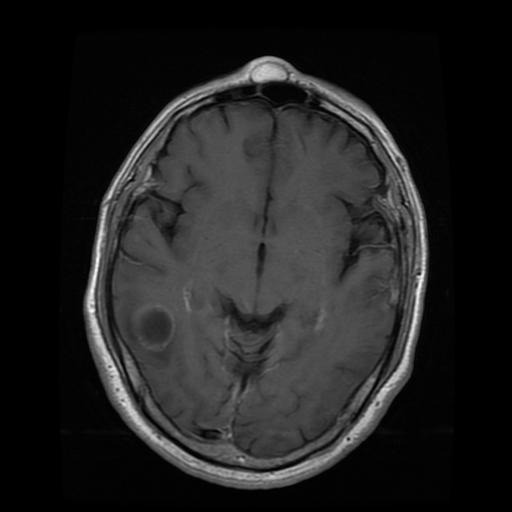
#> input picture Brain tumor Datasets/Training/glioma_tumor/gg (13).jpg, 512 x 512 px, found by its file name; its folder holds only this picture in this run
$ jupyter execute --allow-errors Brain_Tumour_Training.ipynb   (shell and % lines are left out)
#> lines starting #> are read from the running program, lines starting #| are printed output that depends on the picture; after the words box and inside, x2 and y2 are one past the last pixel; in counts of white or black regions, pixels touching at a corner belong together
[cell 1]
from google.colab import drive
drive.mount('/content/drive')

import os

DRIVE_PATH       = '/content/drive/MyDrive/BrainMahima'
CHECKPOINT_PATH  = f'{DRIVE_PATH}/best_model.h5'
CROP_TRAIN_PATH  = f'{DRIVE_PATH}/Crop-Brain-MRI'
CROP_TEST_PATH   = f'{DRIVE_PATH}/Test-Brain-MRI'

os.makedirs(DRIVE_PATH, exist_ok=True)
print("✓ Drive Ready")

[cell 2]

import os, glob, random, shutil
from tqdm import tqdm
import numpy as np
import matplotlib.pyplot as plt
import cv2, imutils
import tensorflow as tf

from tensorflow.keras.layers import Dense, Dropout, GlobalAveragePooling2D, BatchNormalization
from tensorflow.keras.models import Model
from tensorflow.keras.applications import EfficientNetB3
from tensorflow.keras.applications.efficientnet import preprocess_input
from tensorflow.keras.optimizers import Adam
from tensorflow.keras.callbacks import ModelCheckpoint, EarlyStopping, ReduceLROnPlateau
from tensorflow.keras import mixed_precision
from sklearn.utils.class_weight import compute_class_weight
from sklearn.metrics import classification_report, confusion_matrix

mixed_precision.set_global_policy('mixed_float16')
#> (this line was passed over: tensorflow is not available in this run)

print("✓ TensorFlow:", tf.__version__)

[cell 3]
from google.colab import files

files.upload()
#> the answer given: gg (13).jpg

[cell 4]
train_dir = "/content/data/Training/"
test_dir  = "/content/data/Testing/"

classes = sorted(os.listdir(train_dir))
print(classes)

[cell 5]
def crop_image(image):
    try:
        gray = cv2.cvtColor(image, cv2.COLOR_BGR2GRAY)
        gray = cv2.GaussianBlur(gray, (5,5), 0)

        thresh = cv2.threshold(gray, 45, 255, cv2.THRESH_BINARY)[1]
        thresh = cv2.erode(thresh, None, iterations=2)
        thresh = cv2.dilate(thresh, None, iterations=2)

        contours = cv2.findContours(thresh.copy(), cv2.RETR_EXTERNAL, cv2.CHAIN_APPROX_SIMPLE)
        contours = imutils.grab_contours(contours)

        if not contours:
            return image   # ✅ fallback (IMPORTANT)

        c = max(contours, key=cv2.contourArea)

        extLeft  = tuple(c[c[:, :, 0].argmin()][0])
        extRight = tuple(c[c[:, :, 0].argmax()][0])
        extTop   = tuple(c[c[:, :, 1].argmin()][0])
        extBot   = tuple(c[c[:, :, 1].argmax()][0])

        new_image = image[extTop[1]:extBot[1], extLeft[0]:extRight[0]]

        if new_image.size == 0:
            return image  # fallback

        return new_image
    except:
        return image

[cell 6]
def process_data(src, dst):
    os.makedirs(dst, exist_ok=True)

    for cls in classes:
        src_cls = os.path.join(src, cls)
        dst_cls = os.path.join(dst, cls)
        os.makedirs(dst_cls, exist_ok=True)

        for i, file in enumerate(os.listdir(src_cls)):
            img = cv2.imread(os.path.join(src_cls, file))
            if img is None:
                continue

            cropped = crop_image(img)
            resized = cv2.resize(cropped, (240,240))
            cv2.imwrite(os.path.join(dst_cls, f"{i}.jpg"), resized)

process_data(train_dir, CROP_TRAIN_PATH)
#> in process_data, img is the input picture: shape (512, 512, 3); min 0, max 252, mean 33.4
#> in crop_image, `thresh = cv2.threshold(gray, 45, 255, cv2.THRESH_BINARY)[1]`:
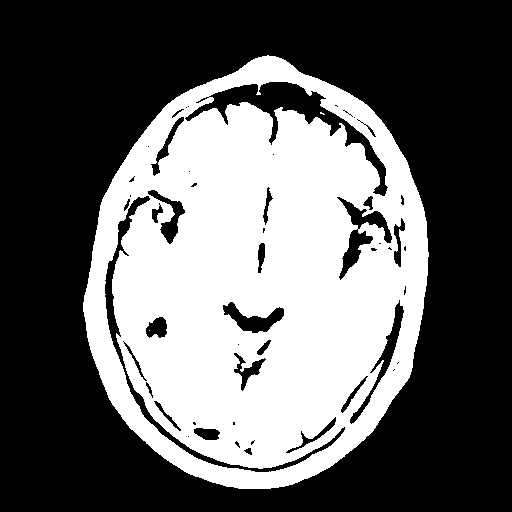
#> thresh: shape (512, 512); 38.5% white; 3 white regions (2 under 20 px), largest, box (x1, y1, x2, y2) and area: (83, 55, 429, 489) 100929
#> in crop_image, `thresh = cv2.erode(thresh, None, iterations=2)`:
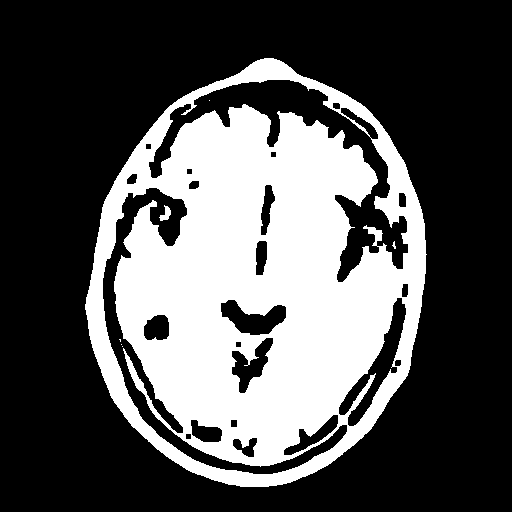
#> thresh: shape (512, 512); 32.8% white; 7 white regions (5 under 20 px), largest, box (x1, y1, x2, y2) and area: (85, 58, 427, 487) 85913, (159, 205, 171, 221) 98
#> in crop_image, `thresh = cv2.dilate(thresh, None, iterations=2)`:
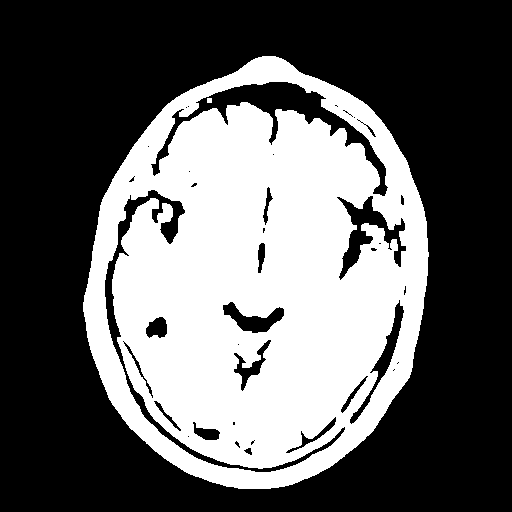
#> thresh: shape (512, 512); 38.3% white; 2 white regions
#> in crop_image, `contours = cv2.findContours(thresh.copy(), cv2.RETR_EXTERNAL, cv2.CHAI..`: contours = 1 contour; box (x1, y1, x2, y2) and area: (83, 56, 429, 489) 113416
#> in crop_image, `c = max(contours, key=cv2.contourArea)`: c = contour of 574 points, box (x1, y1, x2, y2) (83, 56, 429, 489), area 113416
#> in crop_image, `extLeft  = tuple(c[c[:, :, 0].argmin()][0])`: extLeft = (83, 302)
#> in crop_image, `extRight = tuple(c[c[:, :, 0].argmax()][0])`: extRight = (428, 256)
#> in crop_image, `extTop   = tuple(c[c[:, :, 1].argmin()][0])`: extTop = (262, 56)
#> in crop_image, `extBot   = tuple(c[c[:, :, 1].argmax()][0])`: extBot = (238, 488)
#> in crop_image, `new_image = image[extTop[1]:extBot[1], extLeft[0]:extRight[0]]`:
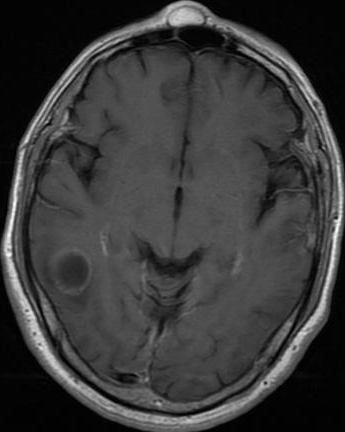
#> new_image: shape (432, 345, 3); min 0, max 252, mean 57.9
#> in process_data, `resized = cv2.resize(cropped, (240,240))`:
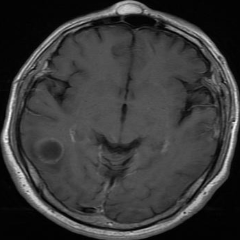
#> resized: shape (240, 240, 3); min 0, max 247, mean 57.8
#> pass 2 of the loop in process_data, `for cls in classes:`:
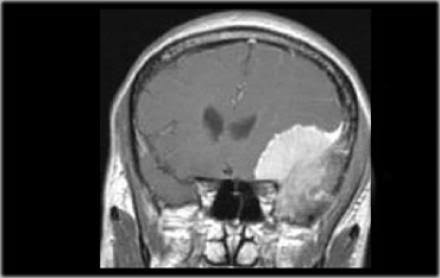
#> input picture Brain tumor Datasets/Training/meningioma_tumor/image(1).jpg, 440 x 278 px, found by its file name
#> in process_data, img is the input picture: shape (278, 440, 3); min 0, max 255, mean 71.8
#> in crop_image (call 2), `thresh = cv2.dilate(thresh, None, iterations=2)`:
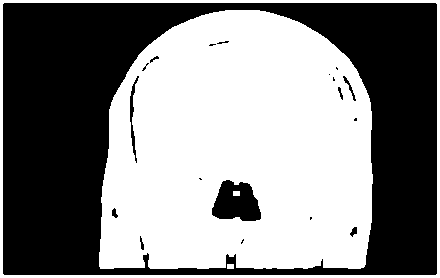
#> thresh: shape (278, 440); 52.3% white; 19 black regions (10 under 20 px)
#> in crop_image (call 2), `contours = cv2.findContours(thresh.copy(), cv2.RETR_EXTERNAL, cv2.CHAI..`: contours = 1 contour; box (x1, y1, x2, y2) and area: (0, 0, 440, 278) 121603
#> in crop_image (call 2), `contours = imutils.grab_contours(contours)`: contours = [[[0, 0], [0, 277], [439, 277], [439, 0]]]
#> c = [[0, 0], [0, 277], [439, 277], [439, 0]]
#> extLeft = (0, 0)
#> extRight = (439, 277)
#> extTop = (0, 0)
#> extBot = (0, 277)
#> new_image: shape (277, 439, 3)
#> in process_data, `resized = cv2.resize(cropped, (240,240))`:
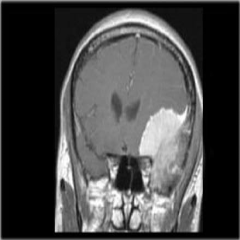
#> resized: shape (240, 240, 3); min 0, max 255, mean 71.4
process_data(test_dir, CROP_TEST_PATH)
#> in crop_image (call 3), `contours = cv2.findContours(thresh.copy(), cv2.RETR_EXTERNAL, cv2.CHAI..`: contours = 1 contour; box (x1, y1, x2, y2) and area: (83, 56, 429, 489) 113416
#> pass 2 of the loop in process_data, `for cls in classes:`:
#> in crop_image (call 4), `contours = cv2.findContours(thresh.copy(), cv2.RETR_EXTERNAL, cv2.CHAI..`: contours = 1 contour; box (x1, y1, x2, y2) and area: (0, 0, 440, 278) 121603

print("✓ Cropping Done")

[cell 7]
IMG_SIZE = (240,240)
BATCH_SIZE = 32
AUTOTUNE = tf.data.AUTOTUNE

def load_dataset(path, shuffle=True):
    return tf.keras.utils.image_dataset_from_directory(
        path,
        image_size=IMG_SIZE,
        batch_size=BATCH_SIZE,
        shuffle=shuffle,
        label_mode='categorical'
    )

#> (the rest of this cell did not finish here and is left out)
